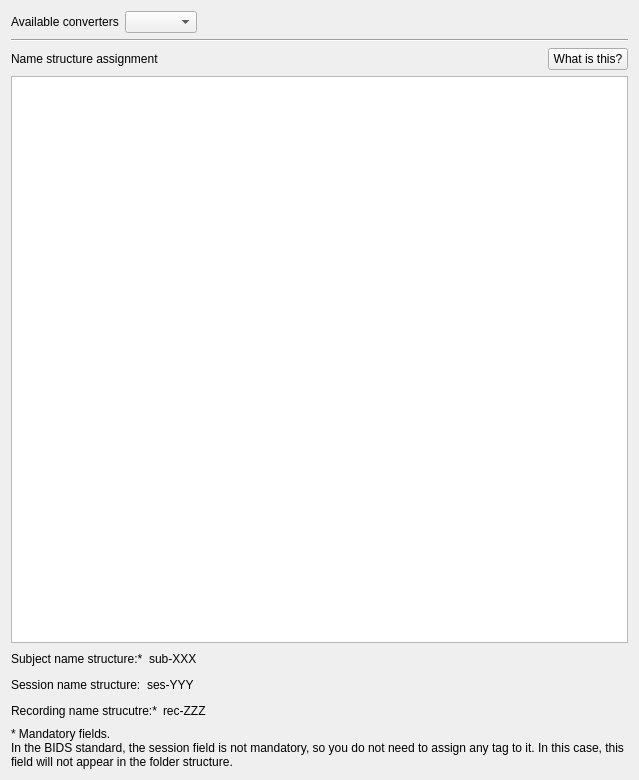
<?xml version="1.0" encoding="UTF-8"?>
<ui version="4.0">
 <class>Form</class>
 <widget class="QWidget" name="Form">
  <property name="geometry">
   <rect>
    <x>0</x>
    <y>0</y>
    <width>639</width>
    <height>780</height>
   </rect>
  </property>
  <property name="windowTitle">
   <string>Form</string>
  </property>
  <layout class="QVBoxLayout" name="verticalLayout_2">
   <item>
    <layout class="QHBoxLayout" name="horizontalLayout">
     <item>
      <widget class="QLabel" name="label_2">
       <property name="text">
        <string>Available converters</string>
       </property>
      </widget>
     </item>
     <item>
      <widget class="QComboBox" name="comboBox"/>
     </item>
     <item>
      <spacer name="horizontalSpacer">
       <property name="orientation">
        <enum>Qt::Horizontal</enum>
       </property>
       <property name="sizeHint" stdset="0">
        <size>
         <width>40</width>
         <height>20</height>
        </size>
       </property>
      </spacer>
     </item>
    </layout>
   </item>
   <item>
    <widget class="Line" name="line">
     <property name="orientation">
      <enum>Qt::Horizontal</enum>
     </property>
    </widget>
   </item>
   <item>
    <layout class="QHBoxLayout" name="horizontalLayout_2">
     <item>
      <widget class="QLabel" name="label">
       <property name="text">
        <string>Name structure assignment</string>
       </property>
      </widget>
     </item>
     <item>
      <spacer name="horizontalSpacer_5">
       <property name="orientation">
        <enum>Qt::Horizontal</enum>
       </property>
       <property name="sizeHint" stdset="0">
        <size>
         <width>40</width>
         <height>20</height>
        </size>
       </property>
      </spacer>
     </item>
     <item>
      <widget class="QPushButton" name="pushButton">
       <property name="text">
        <string>What is this?</string>
       </property>
      </widget>
     </item>
    </layout>
   </item>
   <item>
    <widget class="QTableWidget" name="tableWidget"/>
   </item>
   <item>
    <layout class="QHBoxLayout" name="horizontalLayout_3">
     <item>
      <widget class="QLabel" name="label_3">
       <property name="text">
        <string>Subject name structure:*</string>
       </property>
      </widget>
     </item>
     <item>
      <widget class="QLabel" name="subjectLabel">
       <property name="text">
        <string>sub-XXX</string>
       </property>
      </widget>
     </item>
     <item>
      <spacer name="horizontalSpacer_2">
       <property name="orientation">
        <enum>Qt::Horizontal</enum>
       </property>
       <property name="sizeHint" stdset="0">
        <size>
         <width>40</width>
         <height>20</height>
        </size>
       </property>
      </spacer>
     </item>
    </layout>
   </item>
   <item>
    <layout class="QHBoxLayout" name="horizontalLayout_4">
     <item>
      <widget class="QLabel" name="label_4">
       <property name="text">
        <string>Session name structure:</string>
       </property>
      </widget>
     </item>
     <item>
      <widget class="QLabel" name="sessionLabel">
       <property name="text">
        <string>ses-YYY</string>
       </property>
      </widget>
     </item>
     <item>
      <spacer name="horizontalSpacer_3">
       <property name="orientation">
        <enum>Qt::Horizontal</enum>
       </property>
       <property name="sizeHint" stdset="0">
        <size>
         <width>40</width>
         <height>20</height>
        </size>
       </property>
      </spacer>
     </item>
    </layout>
   </item>
   <item>
    <layout class="QHBoxLayout" name="horizontalLayout_5">
     <item>
      <widget class="QLabel" name="label_5">
       <property name="text">
        <string>Recording name strucutre:*</string>
       </property>
      </widget>
     </item>
     <item>
      <widget class="QLabel" name="recordingLabel">
       <property name="text">
        <string>rec-ZZZ</string>
       </property>
      </widget>
     </item>
     <item>
      <spacer name="horizontalSpacer_4">
       <property name="orientation">
        <enum>Qt::Horizontal</enum>
       </property>
       <property name="sizeHint" stdset="0">
        <size>
         <width>40</width>
         <height>20</height>
        </size>
       </property>
      </spacer>
     </item>
    </layout>
   </item>
   <item>
    <widget class="QLabel" name="label_6">
     <property name="text">
      <string>* Mandatory fields.
In the BIDS standard, the session field is not mandatory, so you do not need to assign any tag to it. In this case, this field will not appear in the folder structure.</string>
     </property>
     <property name="wordWrap">
      <bool>true</bool>
     </property>
    </widget>
   </item>
  </layout>
 </widget>
 <resources/>
 <connections/>
</ui>
